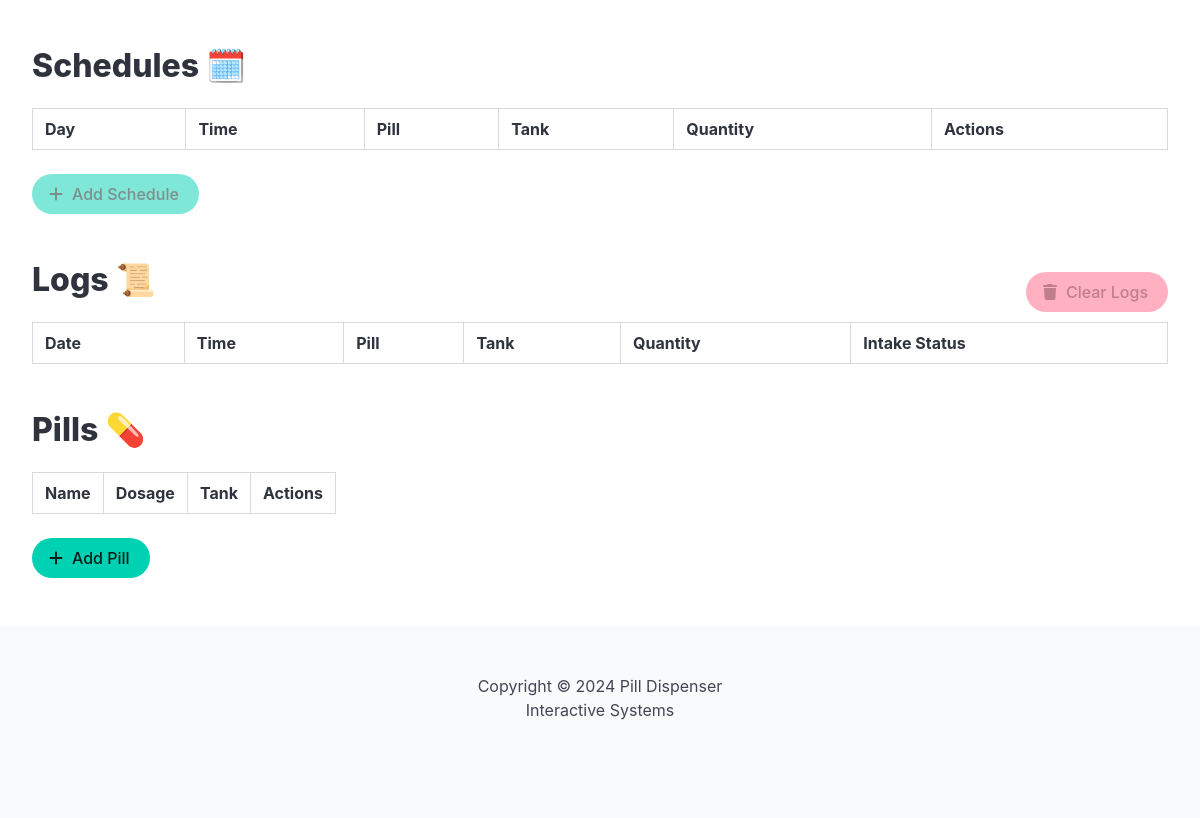
The app's page /index.html, older data.
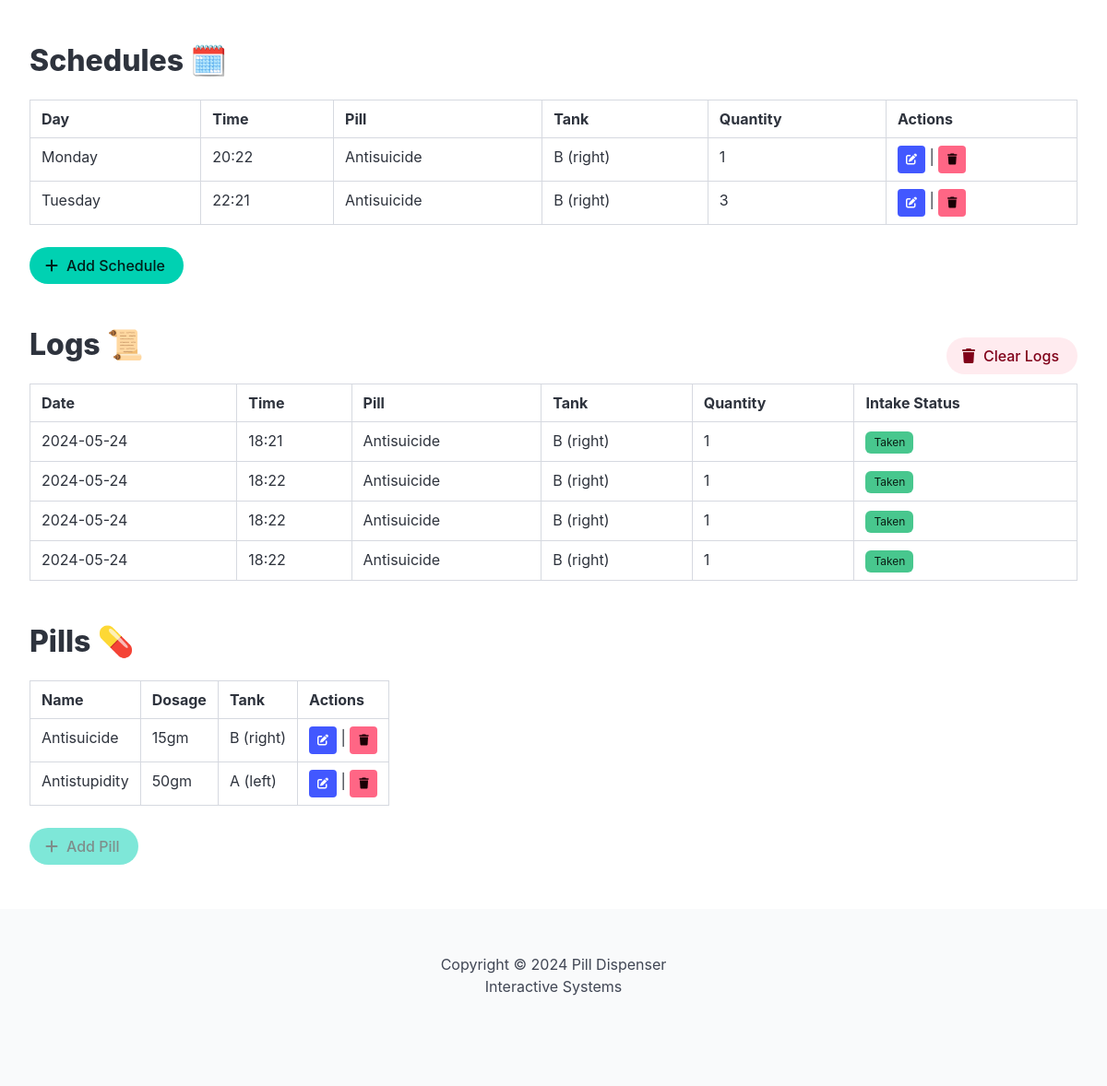
The same page, newer data.
### app.py (models this page shows)
class Schedule(db.Model):
    id = db.Column(db.Integer, primary_key=True)
    day = db.Column(db.String(10), nullable=False)
    time = db.Column(db.String(5), nullable=False)
    quantity = db.Column(db.Integer, nullable=False, default=1)
    pill_id = db.Column(db.Integer, db.ForeignKey('pill.id'), nullable=False)
    logs = db.relationship('Log', backref='schedule', lazy=True)

class Pill(db.Model):
    id = db.Column(db.Integer, primary_key=True)
    name = db.Column(db.String(100), nullable=False)
    dosage = db.Column(db.String(20), nullable=False)
    tank = db.Column(db.String(1), nullable=False, default='a')
    schedules = db.relationship('Schedule', backref='pill', lazy=True)

class Log(db.Model):
    id = db.Column(db.Integer, primary_key=True)
    intake_status = db.Column(db.String(6), nullable=False)
    date_time = db.Column(db.DateTime, default=datetime.utcnow)
    schedule_id = db.Column(db.Integer, db.ForeignKey('schedule.id'), nullable=False)

### app.py (the view)
@app.route('/')
@app.route('/index.html')
def index():
    schedules = Schedule.query.all()
    pills = Pill.query.all()
    logs = Log.query.all()
    disable_add_schedule = False
    disable_clear_logs = False
    are_two_pills = False
    if len(pills) == 2:
        are_two_pills = True
    if len(pills) == 0:
        disable_add_schedule = True
    if len(logs) == 0:
        disable_clear_logs = True
    return render_template('index.html', schedules=schedules, pills=pills, logs=logs, disable_add_schedule=disable_add_schedule, are_two_pills=are_two_pills, disable_clear_logs=disable_clear_logs)

### templates/index.html (shortened to what this page needs)
{% extends 'base.html' %}
{% block body %}
<section class="mt-6">
    <h1 class="title">Schedules 🗓️</h1>
    <table class="table is-hoverable is-fullwidth is-bordered">
        <thead>
            <tr>
                <th>Day</th>
                <th>Time</th>
                <th>Pill</th>
                <th>Tank</th>
                <th>Quantity</th>
                <th>Actions</th>
            </tr>
        </thead>
        <tbody>
            {% for schedule in schedules %}
            <tr>
                <td>{{ schedule.day }}</td>
                <td>{{ schedule.time }}</td>
                <td>{{ schedule.pill.name }}</td>
                <td>{{ 'A (left)' if schedule.pill.tank == 'a' else 'B (right)' }}</td>
                <td>{{ schedule.quantity }}</td>
                <td>
                    <a href="/edit_schedule/{{ schedule.id }}" class="button is-small is-link">
                        <span class="icon">
                            <i class="fa-solid fa-pen-to-square"></i>
                        </span>
                    </a> |
                    <form action="/delete_schedule/{{ schedule.id }}" method="POST" style="display: inline;">
                        <button type="submit" class="button is-small is-danger">
                            <span class="icon">
                                <i class="fa-solid fa-trash"></i>
                            </span>
                        </button>
                    </form>
                </td>
            </tr>
            {% endfor %}
        </tbody>
    </table>
    {% if disable_add_schedule %}
        <a href="/add_schedule" class="button is-primary is-rounded" disabled>
            <span class="icon">
                <i class="fa-solid fa-plus"></i>
            </span>
            <span>
                Add Schedule
            </span>
        </a>
    {% else %}
        <a href="/add_schedule" class="button is-primary is-rounded">
            <span class="icon">
                <i class="fa-solid fa-plus"></i>
            </span>
            <span>
                Add Schedule
            </span>
        </a>
    {% endif %}
</section>
<section class="mt-6">
    <div class="is-flex is-justify-content-space-between" style="align-items: center;">
        <h1 class="title">Logs 📜</h1>
        {% if disable_clear_logs %}
            <button class="button is-danger is-rounded is-light" disabled>
                <span class="icon">
                    <i class="fa-solid fa-trash"></i>
                </span>
                <span>
                    Clear Logs
                </span>
            </button>
        {% else %}
            <button class="button is-danger is-rounded is-light" onclick="document.getElementById('modal').classList.add('is-active')">
                <span class="icon">
                    <i class="fa-solid fa-trash"></i>
                </span>
                <span>
                    Clear Logs
                </span>
            </button>
        {% endif %}
    </div>
    <table class="table is-hoverable is-fullwidth is-bordered">
        <thead>
            <tr>
                <th>Date</th>
                <th>Time</th>
                <th>Pill</th>
                <th>Tank</th>
                <th>Quantity</th>
                <th>Intake Status</th>
            </tr>
        </thead>
        <tbody>
            {% for log in logs %}
            <tr>
                <td>{{ log.date_time.strftime('%Y-%m-%d') }}</td>
                <td>{{ log.date_time.strftime('%H:%M') }}</td>
                <td>{{ log.schedule.pill.name }}</td>
                <td>{{ 'A (left)' if log.schedule.pill.tank == 'a' else 'B (right)' }}</td>
                <td>{{ log.schedule.quantity }}</td>
                <td>
                    <span class="tag {{ 'is-success' if log.intake_status == 'taken' else 'is-danger' }}">
                        {{ 'Taken' if log.intake_status == 'taken' else 'Missed' }}
                    </span>
                </td>
            </tr>
            {% endfor %}
        </tbody>
    </table>
</section>
<section class="mt-6">
    <h1 class="title">Pills 💊</h1>
    <table  class="table is-hoverable is-bordered">
        <thead>
            <tr>
                <th>Name</th>
                <th>Dosage</th>
                <th>Tank</th>
                <th>Actions</th>
            </tr>
        </thead>
        <tbody>
            {% for pill in pills %}
            <tr>
                <td>{{ pill.name }}</td>
                <td>{{ pill.dosage }}</td>
                <td>{{ 'A (left)' if pill.tank == 'a' else 'B (right)' }}</td>
                <td>
                    <a href="/edit_pill/{{ pill.id }}" class="button is-small is-link">
                        <span class="icon">
                            <i class="fa-solid fa-pen-to-square"></i>
                        </span>
                    </a> |
                    <form action="/delete_pill/{{ pill.id }}" method="POST" style="display: inline;">
                        <button type="submit" class="button is-small is-danger">
                            <span class="icon">
                                <i class="fa-solid fa-trash"></i>
                            </span>
                        </button>
                    </form>
                </td>
            </tr>
            {% endfor %}
        </tbody>
    </table>
    {% if are_two_pills %}
        <a href="/add_pill" class="button is-primary is-rounded" disabled>
            <span class="icon">
                <i class="fa-solid fa-plus"></i>
            </span>
            <span>
                Add Pill
            </span>
        </a>
    {% else %}
        <a href="/add_pill" class="button is-primary is-rounded">
            <span class="icon">
                <i class="fa-solid fa-plus"></i>
            </span>
            <span>
                Add Pill
            </span>
        </a>
    {% endif %}
</section>
{% endblock %}

### templates/base.html (shortened to what this page needs)
<!DOCTYPE html>
<html data-theme="light">
<head>
	<link rel="stylesheet" href="{{ url_for('static', filename='css/main.css') }}">
	<link
		rel="stylesheet"
		href="{{ url_for('static', filename='css/bulma.min.css') }}"
	>
	<link
		rel="stylesheet"
		href="{{ url_for('static', filename='css/fontawesome.min.css') }}"
	>
	<link
		rel="stylesheet"
		href="{{ url_for('static', filename='css/solid.min.css') }}"
	>
	<link
		rel="stylesheet"
		href="{{ url_for('static', filename='css/brands.min.css') }}"
	>
</head>
<body>
<main id="container" class="container is-fluid">
  {% block body %}
  {% endblock %}
</main>
<footer class="footer mt-6">
	<div class="content has-text-centered">
		<p>
			Copyright © 2024 Pill Dispenser
			<br>
			Interactive Systems
		</p>
	</div>
</footer>
</body>
</html>

### static/css/main.css (style rules this page uses)
* { -webkit-box-sizing: border-box; -moz-box-sizing: border-box; box-sizing: border-box; }

Row changes from the older to the newer data that the page shows:
added Schedule: day "Monday", time "20:22", pill.name "Antisuicide", quantity "1"
added Pill: tank "B (right)", name "Antisuicide", dosage "15gm"
added Schedule: day "Tuesday", time "22:21", pill.name "Antisuicide", quantity "3"
added Log: date_time "2024-05-24", date_time "18:21", schedule.pill.name "Antisuicide", schedule.quantity "1", intake_status "Taken"
added Log: date_time "2024-05-24", date_time "18:22", schedule.pill.name "Antisuicide", schedule.quantity "1", intake_status "Taken"
added Log: date_time "2024-05-24", date_time "18:22", schedule.pill.name "Antisuicide", schedule.quantity "1", intake_status "Taken"
added Log: date_time "2024-05-24", date_time "18:22", schedule.pill.name "Antisuicide", schedule.quantity "1", intake_status "Taken"
added Pill: name "Antistupidity", dosage "50gm", tank "A (left)"
